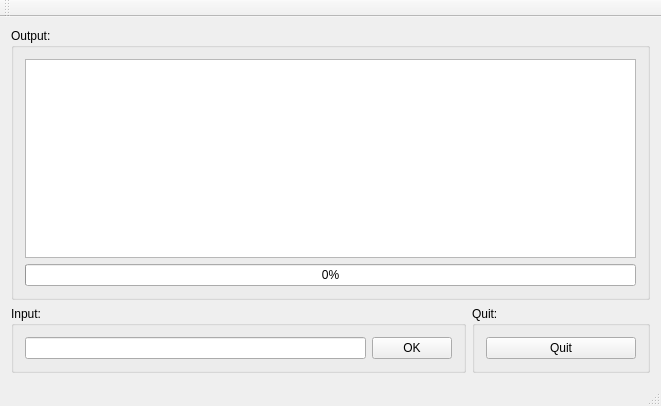
<?xml version="1.0" encoding="UTF-8"?>
<ui version="4.0">
 <class>MainWindow</class>
 <widget class="QMainWindow" name="MainWindow">
  <property name="geometry">
   <rect>
    <x>0</x>
    <y>0</y>
    <width>661</width>
    <height>406</height>
   </rect>
  </property>
  <property name="windowTitle">
   <string>FileSharing</string>
  </property>
  <widget class="QWidget" name="centralWidget">
   <layout class="QGridLayout" name="gridLayout">
    <item row="0" column="0" colspan="2">
     <widget class="QGroupBox" name="groupBox">
      <property name="title">
       <string>Output:</string>
      </property>
      <layout class="QVBoxLayout" name="verticalLayout">
       <property name="sizeConstraint">
        <enum>QLayout::SetDefaultConstraint</enum>
       </property>
       <item>
        <widget class="QTextBrowser" name="textBrowser"/>
       </item>
       <item>
        <widget class="QProgressBar" name="progressBar">
         <property name="value">
          <number>0</number>
         </property>
        </widget>
       </item>
      </layout>
     </widget>
    </item>
    <item row="1" column="0">
     <widget class="QGroupBox" name="groupBox_2">
      <property name="title">
       <string>Input:</string>
      </property>
      <layout class="QHBoxLayout" name="horizontalLayout">
       <item>
        <widget class="QLineEdit" name="lineEdit"/>
       </item>
       <item>
        <widget class="QPushButton" name="pushButton">
         <property name="text">
          <string>OK</string>
         </property>
        </widget>
       </item>
      </layout>
     </widget>
    </item>
    <item row="1" column="1">
     <widget class="QGroupBox" name="groupBox_3">
      <property name="title">
       <string>Quit:</string>
      </property>
      <layout class="QHBoxLayout" name="horizontalLayout_2">
       <item>
        <widget class="QPushButton" name="Quit">
         <property name="minimumSize">
          <size>
           <width>150</width>
           <height>0</height>
          </size>
         </property>
         <property name="text">
          <string>Quit</string>
         </property>
        </widget>
       </item>
      </layout>
     </widget>
    </item>
   </layout>
  </widget>
  <widget class="QMenuBar" name="menuBar">
   <property name="geometry">
    <rect>
     <x>0</x>
     <y>0</y>
     <width>661</width>
     <height>25</height>
    </rect>
   </property>
  </widget>
  <widget class="QToolBar" name="mainToolBar">
   <attribute name="toolBarArea">
    <enum>TopToolBarArea</enum>
   </attribute>
   <attribute name="toolBarBreak">
    <bool>false</bool>
   </attribute>
  </widget>
  <widget class="QStatusBar" name="statusBar"/>
 </widget>
 <layoutdefault spacing="6" margin="11"/>
 <resources/>
 <connections>
  <connection>
   <sender>Quit</sender>
   <signal>clicked()</signal>
   <receiver>MainWindow</receiver>
   <slot>close()</slot>
   <hints>
    <hint type="sourcelabel">
     <x>564</x>
     <y>345</y>
    </hint>
    <hint type="destinationlabel">
     <x>330</x>
     <y>202</y>
    </hint>
   </hints>
  </connection>
 </connections>
</ui>
